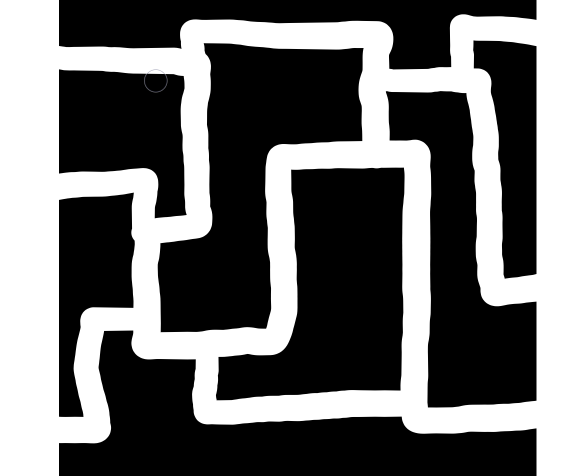
#> input picture worlds/narrow.png, 1175 x 951 px (shown at 1/2 size)
$ python fast_rrt_planner.py worlds/narrow.png
#> lines starting #> are read from the running program, lines starting #| are printed output that depends on the picture; after the words box and inside, x2 and y2 are one past the last pixel; in counts of white or black regions, pixels touching at a corner belong together
#> further down, world is the input picture: shape (951, 1175, 3); mean B, G, R 109.9, 109.9, 109.9
### plotting_utils.py
import numpy as np
import cv2

"""
import matplotlib.pyplot as plt
from matplotlib.path import Path
import matplotlib.patches as patches

def draw_plan(world, plan):
    fig = plt.figure()
    ax = fig.add_subplot(111)
    plt.imshow(world)
    for state in plan:
        points = state.car_as_triangle()
        points = points + [points[0]]

        codes = [Path.MOVETO,
                 Path.LINETO,
                 Path.LINETO,
                 Path.CLOSEPOLY]

        path = Path(points, codes)
        patch = patches.PathPatch(path, facecolor='orange', lw=0.0)
        ax.add_patch(patch)

    plt.show()
"""

def draw_plan(world, plan, bgr=(255,0,0), thickness=1):
    img = np.copy(world)
    for t in range(len(plan)-1):
        pt0 = (int(plan[t].x), int(plan[t].y))
        pt1 = (int(plan[t+1].x), int(plan[t+1].y))

        cv2.line(img, pt0, pt1, bgr, thickness)

    cv2.imshow('image', img)
    cv2.waitKey(0)
    cv2.destroyAllWindows()


# [19 lines left out: function draw_plan_and_save, not called in this run]

    # cv2.imshow('image', img)
    # cv2.waitKey(0)
    # cv2.destroyAllWindows()

### fast_rrt_planner.py
#!/usr/bin/python
import sys
import time
import pickle
import numpy as np
import random
import cv2

from itertools import product
from math import cos, sin, atan, atan2, pi, sqrt

import matplotlib
import matplotlib.pyplot as plt

from plotting_utils import draw_plan
from priority_queue import priority_dict

class State:
    """
    2D state.
    """

    def __init__(self, x, y, parent):
        """
        x represents the columns on the image and y represents the rows,
        Both are presumed to be integers
        """
#> called with x = 35, y = 35
        self.x = x
        self.y = y
        self.parent = parent
        self.children = []
        self.cost = 0 # new


    def __eq__(self, state):
        """
        When are two states equal?
        """
        return state and self.x == state.x and self.y == state.y

    def __hash__(self):
        """
        The hash function for this object. This is necessary to have when we
        want to use State objects as keys in dictionaries
        """
        return hash((self.x, self.y))

    def euclidean_distance(self, state):
        assert (state)
        return sqrt((state.x - self.x)**2 + (state.y - self.y)**2)

class FastRRTPlanner:
    """
    Applies the RRT algorithm on a given grid world
    """

    def __init__(self, world, start_state, dest_state):
        # (rows, cols, channels) array with values in {0,..., 255}
        self.world = world

        # (rows, cols) binary array. Cell is 1 iff it is occupied
        self.occ_grid = self.world[:,:,0]
        self.occ_grid = (self.occ_grid == 0).astype('uint8')
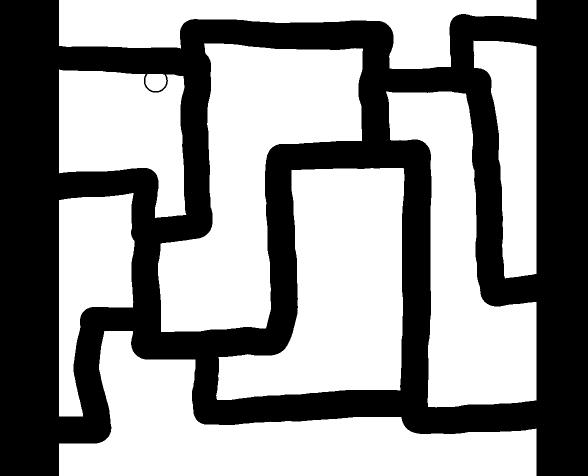
#> self.occ_grid: shape (951, 1175) (shown at 1/2 size); values 0 (black) and 1 (white), 56.4% white; 1 black region, box (x1, y1, x2, y2) and area: (0, 0, 1175, 951) 486860

        self.start_state = start_state
        self.dest_state = dest_state

    def state_is_free(self, state):
        """
        Does collision detection. Returns true iff the state and its nearby
        surroundings are free.
        """
        return (self.occ_grid[state.y-5:state.y+5, state.x-5:state.x+5] == 0).all()


    def sample_state(self):
        """
        Sample a new FREE state uniformly randomly on the image.
        """
        #TODO: make sure you're not exceeding the row and columns bounds
        # x must be in {0, cols-1} and y must be in {0, rows -1}
        rows, cols = self.world.shape[0], self.world.shape[1]
        state = None

        delta = 10

        x = random.randint(0 + delta, cols - 1 - delta)
        y = random.randint(0 + delta, rows - 1 - delta)
        state = State(x, y, None)

        # Ensures the state returned is free
        while (self.state_is_free(state) == False):
            x = random.randint(0 + delta, cols - 1 - delta)
            y = random.randint(0 + delta, rows - 1 - delta)
            state = State(x, y, None)

        return state


    def _follow_parent_pointers(self, state):
        """
        Returns the path [start_state, ..., destination_state] by following the
        parent pointers.
        """

        curr_ptr = state
        path = [state]

        while curr_ptr is not None:
            path.append(curr_ptr)
            curr_ptr = curr_ptr.parent

        # return a reverse copy of the path (so that first state is starting state)
        return path[::-1]


    def find_closest_state(self, tree_nodes, state):
        min_dist = float("Inf")
        closest_state = None
        for node in tree_nodes:
            dist = node.euclidean_distance(state)
            if dist < min_dist:
                closest_state = node
                min_dist = dist

        return closest_state

    def steer_towards(self, s_nearest, s_rand, max_radius):
        """
        Returns a new state s_new whose coordinates x and y
        are decided as follows:

        If s_rand is within a circle of max_radius from s_nearest
        then s_new.x = s_rand.x and s_new.y = s_rand.y

        Otherwise, s_rand is farther than max_radius from s_nearest.
        In this case we place s_new on the line from s_nearest to
        s_rand, at a distance of max_radius away from s_nearest.

        """

        #TODO: populate x and y properly according to the description above.
        #Note: x and y are integers and they should be in {0, ..., cols -1}
        # and {0, ..., rows -1} respectively
        x = 0
        y = 0

        s_new = State(x, y, s_nearest)

        dist = s_nearest.euclidean_distance(s_rand)

        if (dist < max_radius):
            s_new.x = s_rand.x
            s_new.y = s_rand.y
        else:
            dx = s_rand.x - s_nearest.x
            dy = s_rand.y - s_nearest.y

            # if, for whatever reason, s_nearest and s_rand are the same
            if dx == 0 and dy == 0:
                s_new.x = s_nearest.x
                s_new.y = s_nearest.y

            elif dx == 0:
                s_new.x = s_nearest.x
                s_new.y = s_nearest.y + max_radius

            elif dy == 0:
                s_new.x = s_nearest.x + max_radius
                s_new.y = s_nearest.y

            else:
                angle = atan(dy / dx)

                s_new.x = int(s_nearest.x + round(cos(angle) * max_radius))
                s_new.y = int(s_nearest.y + round(sin(angle) * max_radius))

        # Ensure not out of bounds:
        rows, cols = self.world.shape[0], self.world.shape[1]
        if s_new.x < 0:
            s_new.x = 0
        elif s_new.x >= cols:
            s_new.x = cols - 1

        if s_new.y < 0:
            s_new.y = 0
        elif s_new.y >= rows:
            s_new.y = rows - 1

        return s_new


    def path_is_obstacle_free(self, s_from, s_to):
        """
        Returns true iff the line path from s_from to s_to
        is free
        """
        assert (self.state_is_free(s_from))

        if not (self.state_is_free(s_to)):
            return False

        # We can either use max_checks:

        max_checks = 100
        for i in range(max_checks):
            ratio = float(i) / max_checks

            x = int(s_from.x + ratio * (s_to.x - s_from.x))
            y = int(s_from.y + ratio * (s_to.y - s_from.y))

            inteprolated_state = State(x, y, s_from)

            if not (self.state_is_free(inteprolated_state)):
                return False

        # Otherwise the line is free, so return true
        return True

    ################################################################

    # These are the functions from the FF-RRT* paper.
    # The previous functions were from Assignment 2 (with minor adjustments)

    def hybrid_sample(self, dest_state, prev_sample, hybrid_lambda):

        hybrid_lambda_r = random.random()
        s_rand = None

        if (hybrid_lambda_r < hybrid_lambda):
            s_rand = dest_state
        else:
            s_rand = self.sample_state()

            # Find a better sample than the previously sampled node
            # (see HybridSampling diagram from the FF-RRT* paper)
            while (abs(s_rand.x - dest_state.x) > abs(dest_state.x - prev_sample.x)) and \
                    (abs(s_rand.y - dest_state.y) > abs(dest_state.y - prev_sample.y)):

                s_rand = self.sample_state()


        return s_rand

    def improved_choose_parent(self, s_rand, near_nodes, s_nearest):

        c_min = 0
        s_parent = s_nearest

        for node in near_nodes:
            if self.path_is_obstacle_free(node, s_rand):
                c = node.cost + node.euclidean_distance(s_rand)
                if (c_min == 0 or c < c_min):
                    s_parent = node
                    c_min = c

        # Looks if s_rand can directly connect to one of
        # s_parent's parents, and picks the furthest parent
        s_parent = self.backtracking(s_rand, s_parent)

        return s_parent

    def backtracking(self, s_rand, s_parent):

        # Basically, find the furthest parent s_rand can directly connect to
        s_int = s_parent.parent
        while (s_int != None):

            if self.path_is_obstacle_free(s_int, s_rand):
                s_parent = s_int

            s_int = s_int.parent

        return s_parent

    def near(self, state, tree_nodes, radius):
        """
        Returns all the tree nodes within radius of state.
        """

        near_nodes = []

        for node in tree_nodes:
            if (node.euclidean_distance(state) < radius):
                near_nodes.append(node)

        return near_nodes

    ################################################################

    def plan(self, start_state, dest_state, max_num_steps, max_steering_radius, dest_reached_radius):
        """
        Returns a path as a sequence of states [start_state, ..., dest_state]
        if dest_state is reachable from start_state. Otherwise returns [start_state].
        Assume both source and destination are in free space.
        """
#> called with max_num_steps = 20000, max_steering_radius = 50, dest_reached_radius = 50
        assert (self.state_is_free(start_state))
        assert (self.state_is_free(dest_state))

        # The set containing the nodes of the tree
        tree_nodes = set()
#> tree_nodes = 0 items
        tree_nodes.add(start_state)

        # image to be used to display the tree
        img = np.copy(self.world)

        plan = [start_state]

        # Variables used for plotting
        num_nodes_list = []  # List to store the number of nodes at each step
        path_length_list = []  # List to store the length of the path at each step

        # hybrid_lambda = random.random()
        hybrid_lambda = 0.2
        prev_sample = start_state

        for step in range(max_num_steps):

            s_rand = self.hybrid_sample(dest_state, prev_sample, hybrid_lambda)
            s_nearest = self.find_closest_state(tree_nodes, s_rand)
            s_new = self.steer_towards(s_nearest, s_rand, max_steering_radius)

            near_nodes = self.near(s_new, tree_nodes, max_steering_radius)
            s_parent = self.improved_choose_parent(s_new, near_nodes, s_nearest)

            if self.path_is_obstacle_free(s_parent, s_new):

                # Update parent and cost here
                s_new.parent = s_parent
                s_new.cost += s_parent.cost + s_new.euclidean_distance(s_parent)

                tree_nodes.add(s_new)
                s_parent.children.append(s_new)

                # Calculate the length of the current optimal path at each step
                s_nearest_to_goal = self.find_closest_state(tree_nodes, dest_state)
                curr_opt_path_length = s_nearest_to_goal.euclidean_distance(dest_state)
                path_length_list.append(curr_opt_path_length)

                # Calculate the number of nodes in the tree at each step
                num_nodes = len(tree_nodes)
                num_nodes_list.append(num_nodes)

                if self.path_is_obstacle_free(s_new, dest_state):
                    dest_state.parent = s_new
                    plan = self._follow_parent_pointers(dest_state)
                    break

                # plot the new node and edge
                cv2.circle(img, (s_new.x, s_new.y), 2, (0,0,0))
                cv2.line(img, (s_parent.x, s_parent.y), (s_new.x, s_new.y), (255,0,0))

                prev_sample = s_new


            # Keep showing the image for a bit even
            # if we don't add a new node and edge
            cv2.imshow('image', img)
            cv2.waitKey(10)
#> this loop made 1653 passes
#> curr_opt_path_length on passes 1, 2, 3, 4, 5, 6, 8, 9, 11, 16, 18, 24: 1351.8, 1301.9, 1262.5, 1214.8, 1182.7, 1149, 1149, 1102.5, 1060, 1022.1, 975.2, 969.1
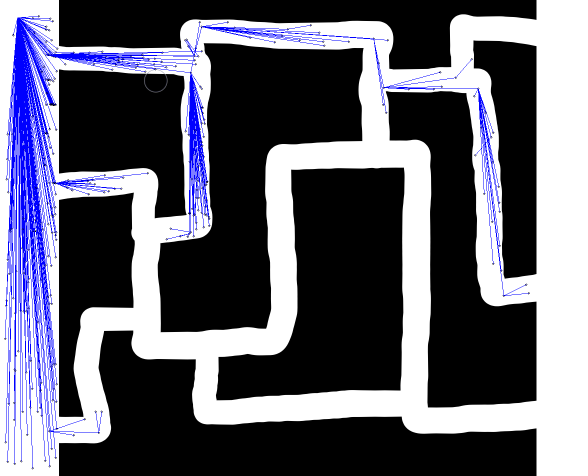
#> img: shape (951, 1175, 3) (shown at 1/2 size); 4.87% of pixels changed, all inside (x1, y1, x2, y2) = (8, 30, 1060, 939)

        # draw_plan(img, plan, [], "rrt_result.png", bgr=(0,0,255), thickness=2)
        draw_plan(img, plan, bgr=(0,0,255), thickness=2)
#> after the loop in draw_plan, `for t in range(len(plan)-1):`:
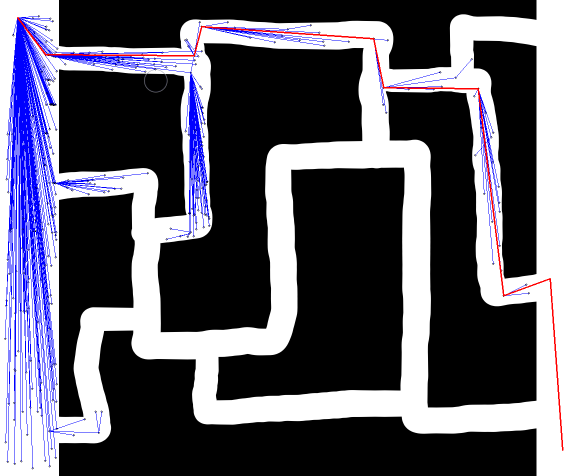
#> img: shape (951, 1175, 3) (shown at 1/2 size); 0.52% of pixels changed, all inside (x1, y1, x2, y2) = (34, 34, 1127, 902)
        cv2.waitKey(0)

        plt.plot(num_nodes_list, path_length_list, label='Optimal Path Length')
        plt.xlabel('Number of Nodes')
        plt.ylabel('Path Length')
        plt.title('Path Length vs Number of Nodes in RRT')
        plt.legend()
        plt.savefig('rrt_opt_length_vs_num_nodes.png')
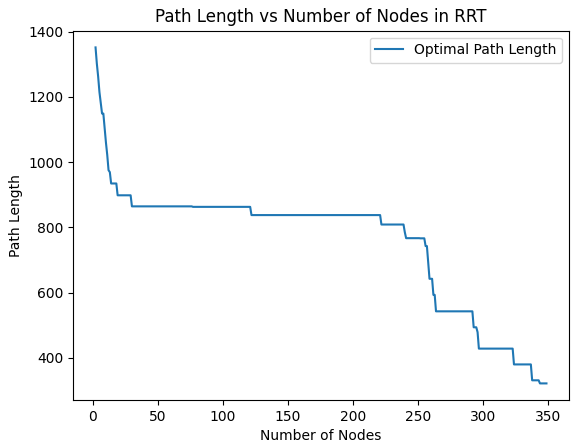
#> figure drawn by matplotlib, 1 panel
        plt.show()

        return [start_state]


if __name__ == "__main__":
    if len(sys.argv) < 2:
        print("Usage: rrt_planner.py occupancy_grid.pkl")
        sys.exit(1)

    # [38 lines of commented-out code are left out]

    world = cv2.imread('./worlds/narrow.png')
    start_state = State(35, 35, None)
    dest_state = State(1125, 900, None)

    rrt = FastRRTPlanner(world, start_state, dest_state)

    max_num_steps = 20000     # max number of nodes to be added to the tree
    max_steering_radius = 50 # pixels
    dest_reached_radius = 50 # pixels
    plan = rrt.plan(start_state,
                    dest_state,
                    max_num_steps,
                    max_steering_radius,
                    dest_reached_radius)
